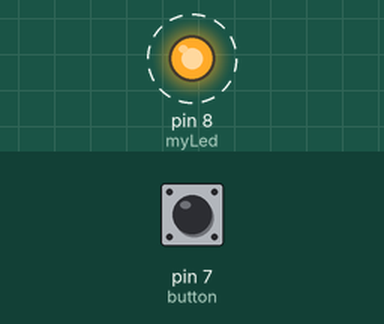
The sketch below on a simulated Arduino Uno, built with avr-gcc and run on an emulated ATmega328P. Shown: output pins drawn as LEDs (lit = HIGH). Dashed ring = blinking. The test bench sets the inputs (shaded band); at power-on: pin 7 (button) LOW.

Above: at 0.2 s.
Timing chart, 0 to 3.0 s (numbered marks = the images above):
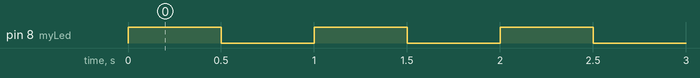

Measured:
- by itself, pin 8 (myLed): alternates HIGH for 0.50 s and LOW for 0.50 s

The sketch:

button1.ino
```cpp
// C++ code
//
byte myLed=8;
byte button=7;
byte bientro=6;

void setup()
{
  pinMode(myLed, OUTPUT);
  pinMode(button, INPUT);
  pinMode(bientro, INPUT);
  Serial.begin(9600);
}

void loop()
{
  int statusButton=digitalRead(button);
  int mode=0;

  if ( statusButton== 1) {
    mode++;
    if (mode > 2) {
      mode = 0;
    }
  }
  if (mode == 0) {
    digitalWrite(myLed, HIGH); delay(500);
    digitalWrite(myLed, LOW);  delay(500);
  }
  else if (mode == 1) {
    digitalWrite(myLed, HIGH); delay(1000);
    digitalWrite(myLed, LOW);  delay(1000);
  }
  else {
    digitalWrite(myLed, HIGH); delay(1500);
    digitalWrite(myLed, LOW);  delay(1500);
  }


}
```
